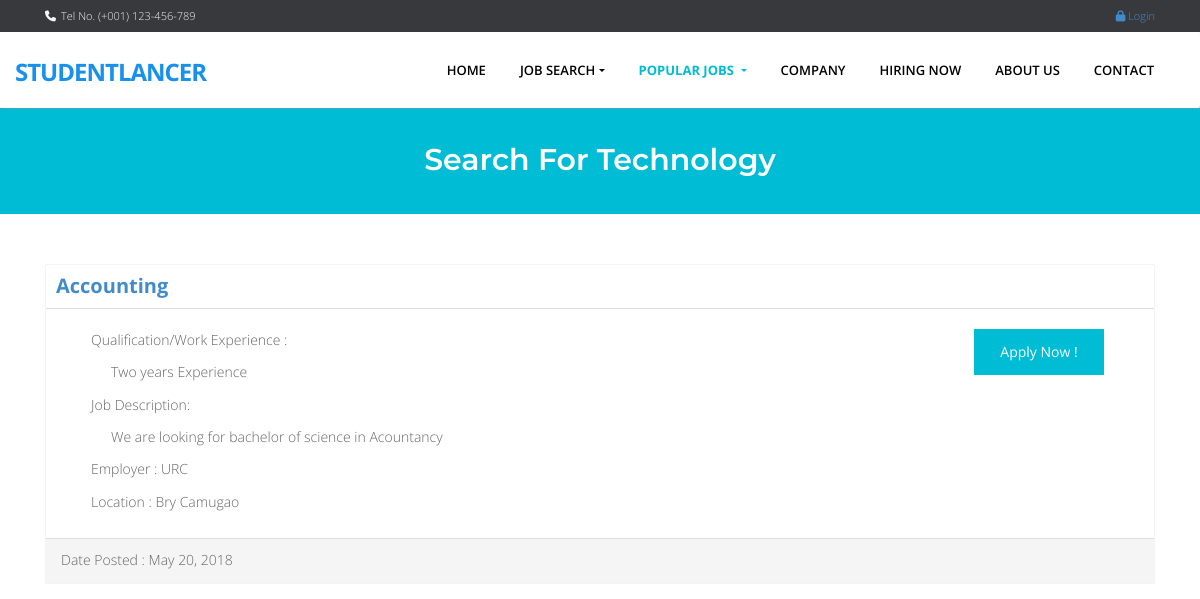
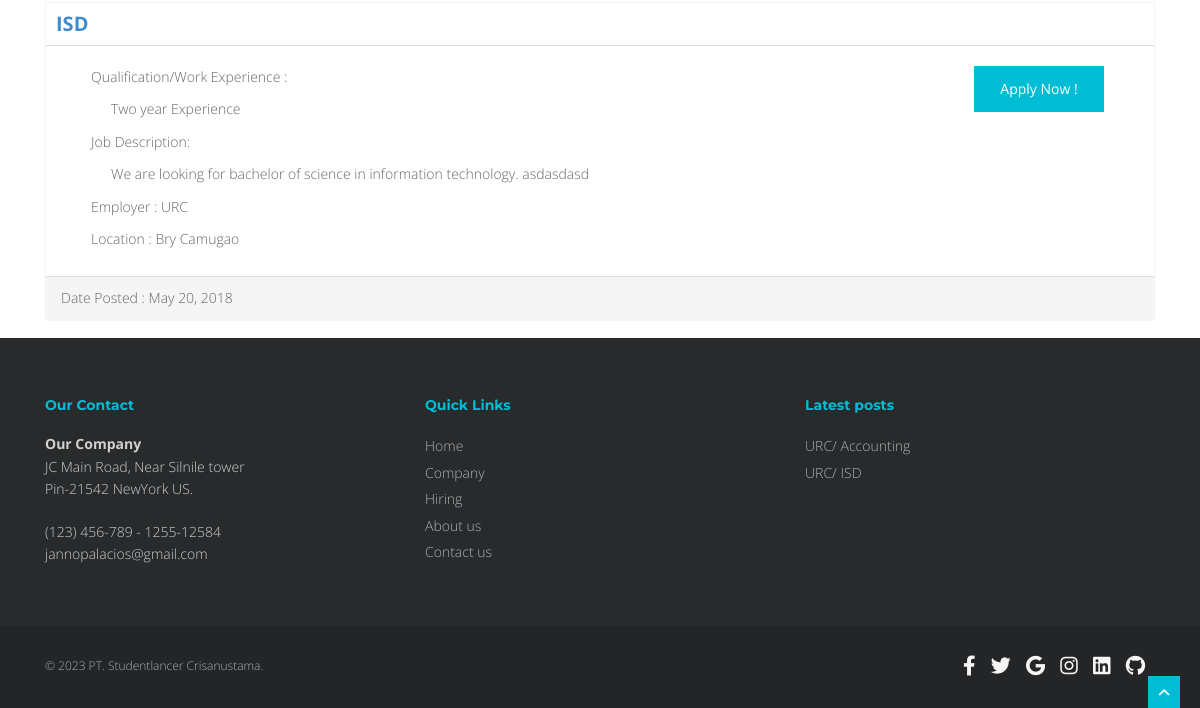
Page /index.php?q=category&search=Technology on the earlier database version (2 pictures, top to bottom).
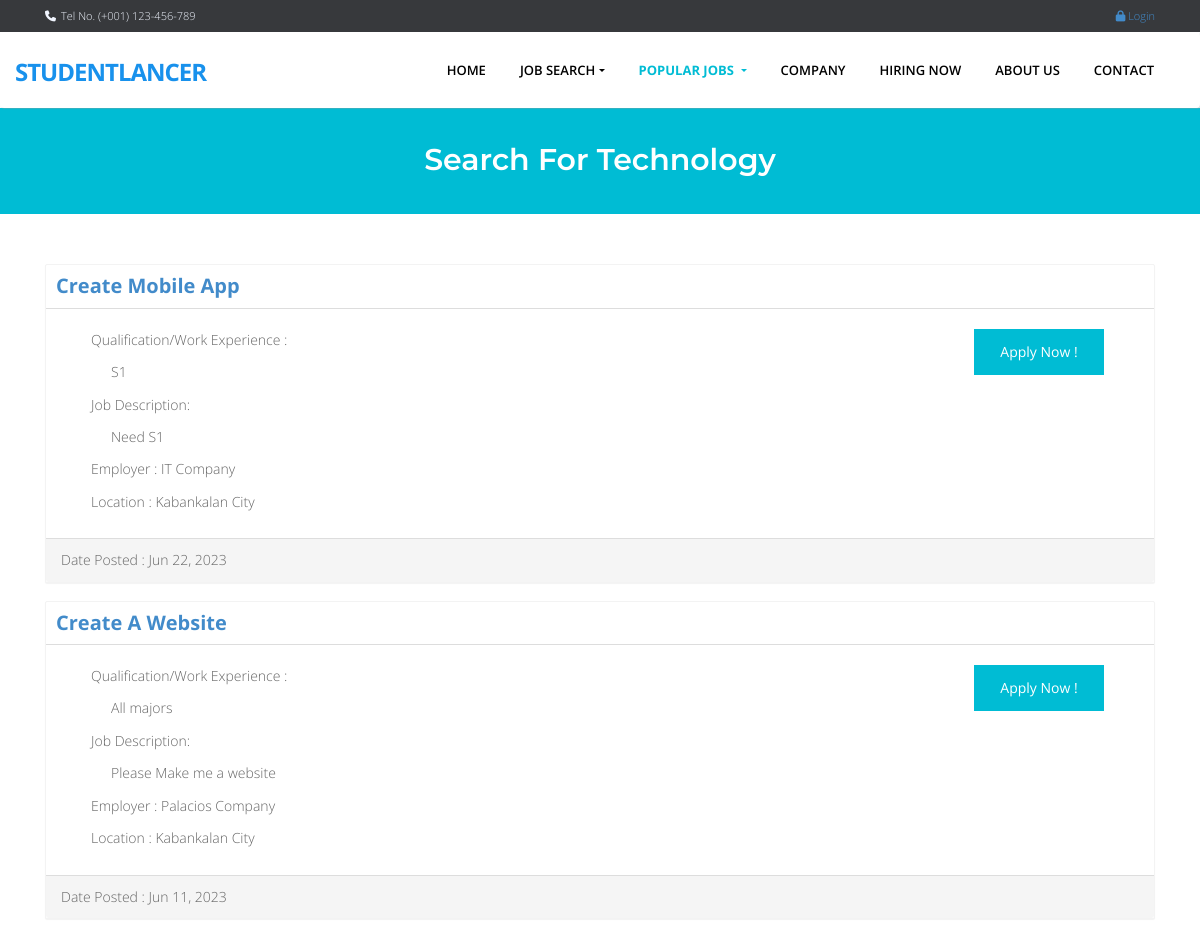
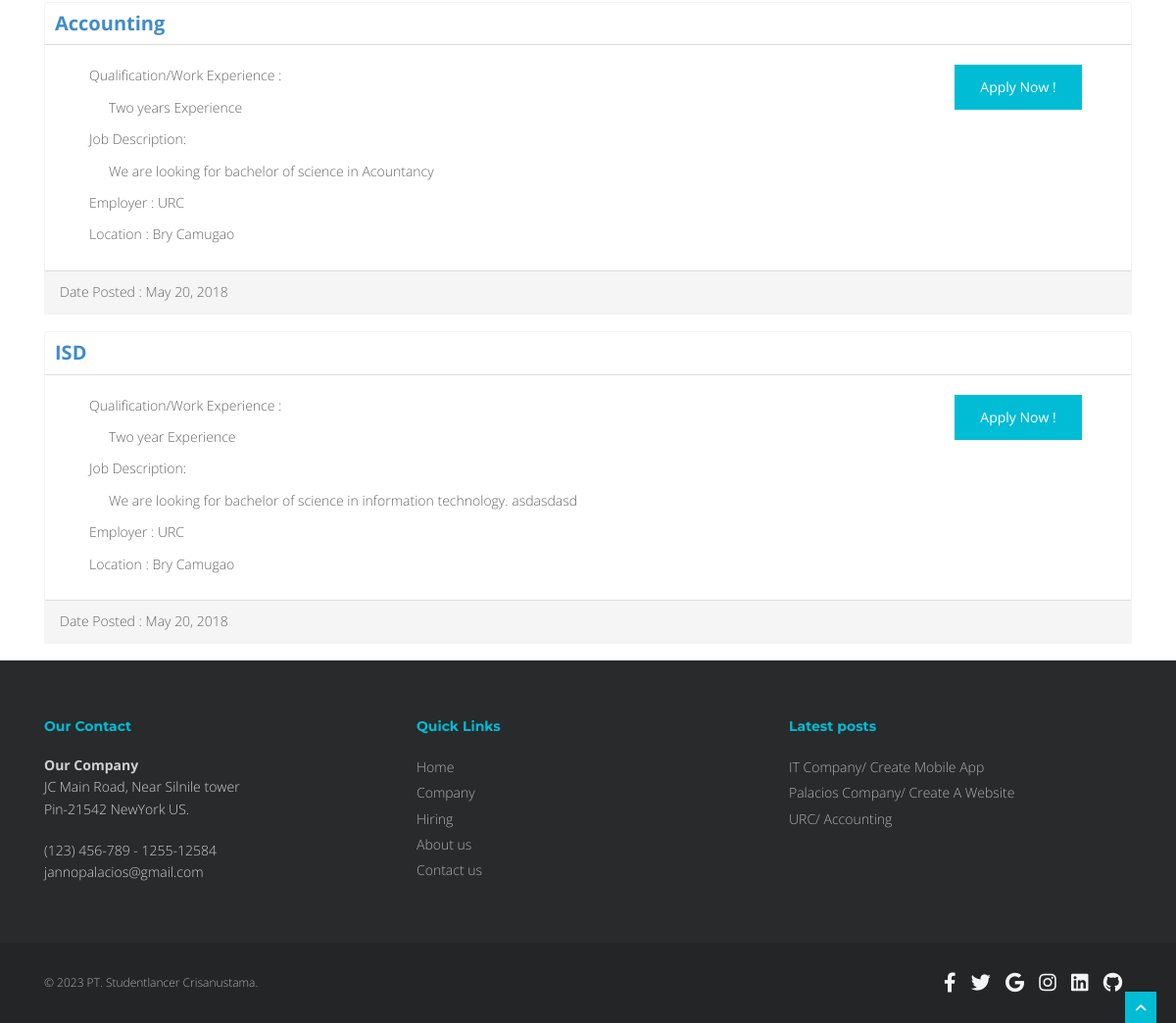
Same page on the later database version (2 pictures, top to bottom).
### tables this page shows
CREATE TABLE `tbljob` (
  `JOBID` int(11) NOT NULL,
  `COMPANYID` int(11) NOT NULL,
  `CATEGORY` varchar(250) NOT NULL,
  `OCCUPATIONTITLE` varchar(90) NOT NULL,
  `REQ_NO_EMPLOYEES` int(11) NOT NULL,
  `SALARIES` double NOT NULL,
  `DURATION_EMPLOYEMENT` varchar(90) NOT NULL,
  `QUALIFICATION_WORKEXPERIENCE` text NOT NULL,
  `JOBDESCRIPTION` text NOT NULL,
  `PREFEREDSEX` varchar(30) NOT NULL,
  `SECTOR_VACANCY` text NOT NULL,
  `JOBSTATUS` varchar(90) NOT NULL,
  `DATEPOSTED` datetime NOT NULL
);

CREATE TABLE `tblcompany` (
  `COMPANYID` int(11) NOT NULL,
  `COMPANYNAME` varchar(90) NOT NULL,
  `COMPANYADDRESS` varchar(90) NOT NULL,
  `COMPANYCONTACTNO` varchar(30) NOT NULL,
  `COMPANYSTATUS` varchar(90) NOT NULL,
  `COMPANYMISSION` text NOT NULL
);

### index.php (called while the page is built, shortened)
<?php
require_once("include/initialize.php");
$view = (isset($_GET['q']) && $_GET['q'] != '') ? $_GET['q'] : '';
switch ($view) {
	case 'category' :
        $title='Search for '. $_GET['search'];
		break;
}
require_once("theme/templates.php");

### include/database.php (called while the page is built, shortened)
<?php
class Database {
	var $sql_string = '';
	private $conn;
	public function open_connection() {
		$this->conn = mysqli_connect(server,user,pass);
		if(!$this->conn){
			echo "Problem in database connection! Contact administrator!";
			exit();
		}else{
			$db_select = mysqli_select_db($this->conn,database_name);
		}
	}
	function setQuery($sql='') {
		$this->sql_string=$sql;
	}
	function executeQuery() {
		$result = mysqli_query($this->conn,$this->sql_string);
		return $result;
	}
	private function confirm_query($result) {
		return $result;
	}
	function loadResultList( $key='' ) {
		$cur = $this->executeQuery();
		$array = array();
		while ($row = mysqli_fetch_object($cur)) {
			if ($key) {
				$array[$row->$key] = $row;
			} else {
				$array[] = $row;
			}
		}
		return $array;
	}
}
$mydb = new Database();

### category.php (the view)
    <section id="content">
        <div class="container content">
 <?php
 if (isset($_GET['search'])) {
    $category = $_GET['search'];
 }else{
     $category = '';
 }
   $sql = "SELECT * FROM `tblcompany` c,`tbljob` j WHERE c.`COMPANYID`=j.`COMPANYID` AND CATEGORY LIKE '%" . $category ."%' ORDER BY DATEPOSTED DESC" ;
    $mydb->setQuery($sql);
    $cur = $mydb->loadResultList();
    foreach ($cur as $result) {
  ?>
          <div class="panel panel-primary">
              <div class="panel-header">
                   <div style="border-bottom: 1px solid #ddd;padding: 10px;font-size: 20px;font-weight: bold;color: #000;margin-bottom: 5px;"><a href="<?php echo web_root.'index.php?q=viewjob&search='.$result->JOBID;?>"><?php echo $result->OCCUPATIONTITLE ;?></a>
                  </div>
              </div>
              <div class="panel-body contentbody">
                    <div class="col-sm-10">
                        <div class="col-sm-12">
                            <p>Qualification/Work Experience :</p>
                             <ul style="list-style: none;">
                                <li><?php echo $result->QUALIFICATION_WORKEXPERIENCE ;?></li>
                            </ul>
                        </div>
                        <div class="col-sm-12">
                            <p>Job Description:</p>
                            <ul style="list-style: none;">
                                 <li><?php echo $result->JOBDESCRIPTION ;?></li>
                            </ul>
                         </div>
                        <div class="col-sm-12">
                            <p>Employer :  <?php echo  $result->COMPANYNAME ?></p>
                            <p>Location :  <?php echo  $result->COMPANYADDRESS ?></p>
                        </div>
                    </div>
                    <div class="col-sm-2"> <a href="<?php echo web_root; ?>index.php?q=apply&job=<?php echo $result->JOBID;?>&view=personalinfo" class="btn btn-main btn-next-tab">Apply Now !</a></div>
                </div>
              <div class="panel-footer">
                  Date Posted :  <?php echo date_format(date_create($result->DATEPOSTED),'M d, Y'); ?>
              </div>
          </div>
<?php  } ?>
     </div>
    </section>

### theme/templates.php (shortened to what the changed rows need)
<!DOCTYPE html>
<html lang="en">
<head>
  <link href="https://cdn.jsdelivr.net/npm/bootstrap@5.2.1/dist/css/bootstrap.min.css" rel="stylesheet" />
  <link href="<?php echo web_root; ?>plugins/home-plugins/css/bootstrap.min.css" rel="stylesheet" />
  <link href="<?php echo web_root; ?>plugins/home-plugins/css/fancybox/jquery.fancybox.css" rel="stylesheet">
  <link href="<?php echo web_root; ?>plugins/home-plugins/css/flexslider.css" rel="stylesheet" />
  <link href="<?php echo web_root; ?>plugins/home-plugins/css/style.css" rel="stylesheet" />
  <link href="https://unpkg.com/aos@2.3.1/dist/aos.css" rel="stylesheet" />
  <link rel="stylesheet" href="<?php echo web_root; ?>plugins/font-awesome/css/font-awesome.min.css">
  <link rel="stylesheet" href="https://cdnjs.cloudflare.com/ajax/libs/font-awesome/6.3.0/css/all.min.css" />
  <link rel="stylesheet" href="<?php echo web_root; ?>plugins/dataTables/jquery.dataTables.min.css">
  <link rel="stylesheet" href="<?php echo web_root; ?>plugins/dataTables/jquery.dataTables_themeroller.css">
  <link href="<?php echo web_root; ?>plugins/datepicker/bootstrap-datetimepicker.min.css" rel="stylesheet" media="screen">
  <link href="<?php echo web_root; ?>plugins/datepicker/datepicker3.css" rel="stylesheet" media="screen">
</head>
<body>
  <div id="wrapper" class="home-page">
                  <?php
                   $sql = "SELECT * FROM `tblcategory` LIMIT 10";
                   $mydb->setQuery($sql);
                   ?>
    <?php
     if (isset($_GET['q'])) {
       echo '<section id="inner-headline">
           <div class="container">
               <div class="row">
                   <div class="col-lg-12">
                       <h2 class="pageTitle">' . $title . '</h2>
                   </div>
               </div>
           </div>
           </section>';
     }
     require_once $content;
     ?>
    <footer>
      <div class="container">
        <div class="row">
          <div class="col-md-4 col-sm-4">
            <div class="widget">
              <ul class="link-list">
                <?php
                 $sql = "SELECT * FROM `tblcompany` c,`tbljob` j WHERE c.`COMPANYID`=j.`COMPANYID`   ORDER BY DATEPOSTED DESC LIMIT 3";
                 $mydb->setQuery($sql);
                 $cur = $mydb->loadResultList();
                 foreach ($cur as $result) {
                   echo ' <li><a href="' . web_root . 'index.php?q=viewjob&search=' . $result->JOBID . '">' . $result->COMPANYNAME . '/ ' . $result->OCCUPATIONTITLE . '</a></li>';
                 }
                 ?>
              </ul>
            </div>
          </div>
        </div>
      </div>
    </footer>
  </div>
</body>
</html>

Differences in the rows shown:
no longer on one of the page's lists (row unchanged): tbljob: COMPANYID.COMPANYNAME "URC", OCCUPATIONTITLE "ISD"
added tbljob: OCCUPATIONTITLE "Create Mobile App", QUALIFICATION_WORKEXPERIENCE "S1", JOBDESCRIPTION "Need S1", COMPANYID.COMPANYNAME "IT Company", COMPANYID.COMPANYADDRESS "Kabankalan City", DATEPOSTED "Jun 22, 2023"
added tbljob: OCCUPATIONTITLE "Create A Website", QUALIFICATION_WORKEXPERIENCE "All majors", JOBDESCRIPTION "Please Make me a website", COMPANYID.COMPANYNAME "Palacios Company", COMPANYID.COMPANYADDRESS "Kabankalan City", DATEPOSTED "Jun 11, 2023"
